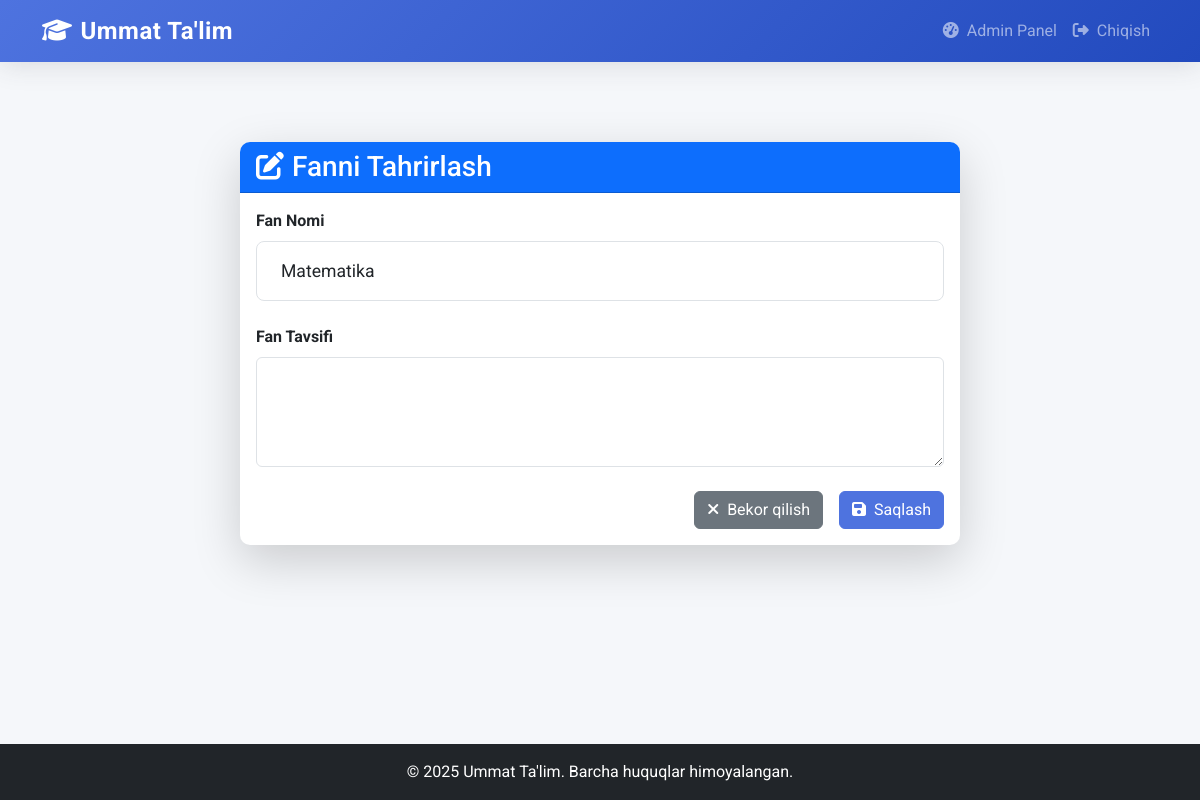
The app's page /admin-dashboard/fanlar/edit/1/ (signed in), older data.
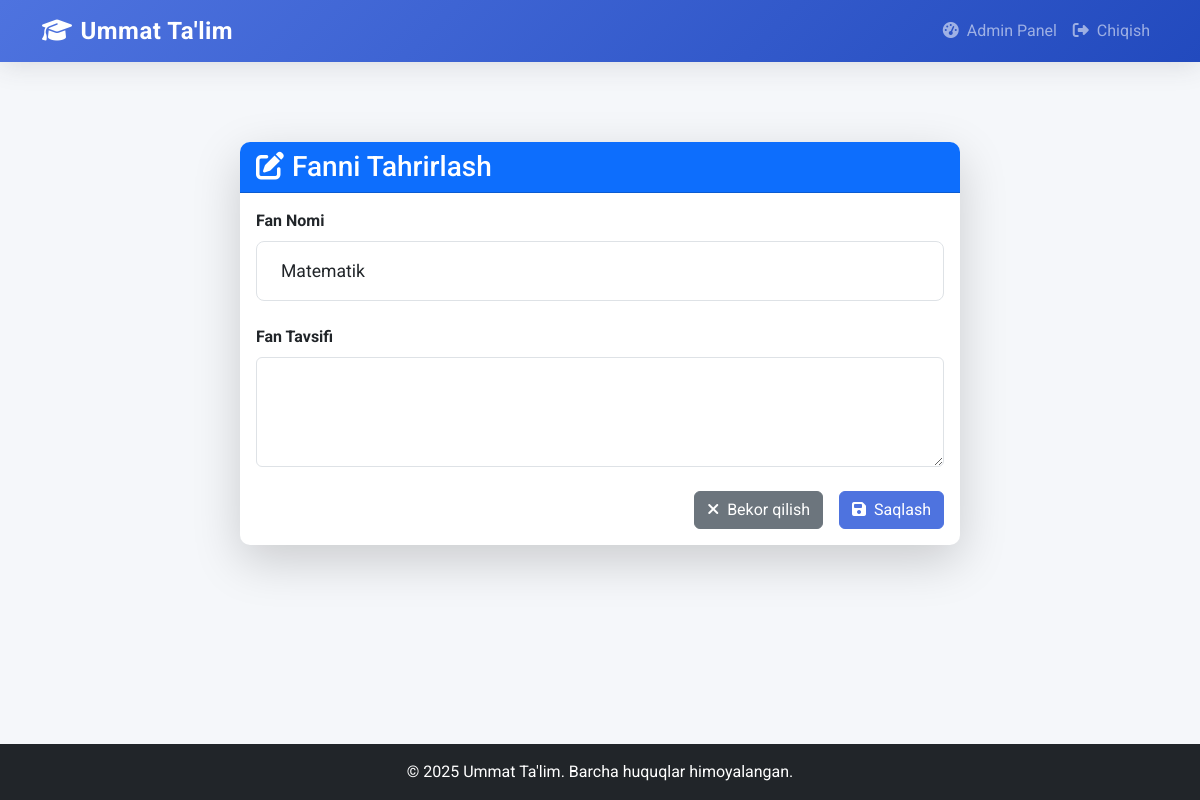
The same page, newer data.
### core/models.py (models this page shows, shortened)
class Fan(models.Model):
    nomi = models.CharField(max_length=100)

### core/views.py (the view)
# urls.py: path('admin-dashboard/fanlar/edit/<int:fan_id>/', fan_ozgartirish, name='fan_ozgartirish'),
@login_required
def fan_ozgartirish(request, fan_id):
    fan = get_object_or_404(Fan, id=fan_id)
    if request.method == 'POST':
        nomi = request.POST.get('nomi')
        if nomi:
            fan.nomi = nomi
            fan.save()
            return redirect('fanlar_boshqaruv')
    return render(request, 'core/fan_ozgartirish.html', {'fan': fan})

### core/templates/core/fan_ozgartirish.html (shortened to what this page needs)
{% extends 'core/base.html' %}
{% block content %}
<div class="container py-5">
    <div class="row justify-content-center">
        <div class="col-lg-8">
            <div class="card shadow-lg">
                <div class="card-header bg-primary text-white">
                    <h3 class="mb-0">
                        <i class="fas fa-edit me-2"></i>Fanni Tahrirlash
                    </h3>
                </div>
                <div class="card-body">
                    <form method="POST" class="needs-validation" novalidate>
                        <div class="mb-4">
                            <label for="fanNomi" class="form-label fw-bold">Fan Nomi</label>
                            <input type="text" class="form-control form-control-lg" id="fanNomi"
                                   name="nomi" value="{{ fan.nomi }}" required>
                        </div>
                        <div class="mb-4">
                            <label for="fanTavsif" class="form-label fw-bold">Fan Tavsifi</label>
                            <textarea class="form-control" id="fanTavsif" name="tavsif"
                                      rows="4">{{ fan.tavsif|default:"" }}</textarea>
                        </div>
                        <div class="d-grid gap-2 d-md-flex justify-content-md-end mt-4">
                            <a href="{% url 'fanlar_boshqaruv' %}" class="btn btn-secondary me-md-2">
                                <i class="fas fa-times me-1"></i> Bekor qilish
                            </a>
                            <button type="submit" class="btn btn-primary">
                                <i class="fas fa-save me-1"></i> Saqlash
                            </button>
                        </div>
                    </form>
                </div>
            </div>
        </div>
    </div>
</div>
{% endblock %}

Row changes from the older to the newer data that the page shows:
changed Fan: nomi "Matematika" → "Matematik"
